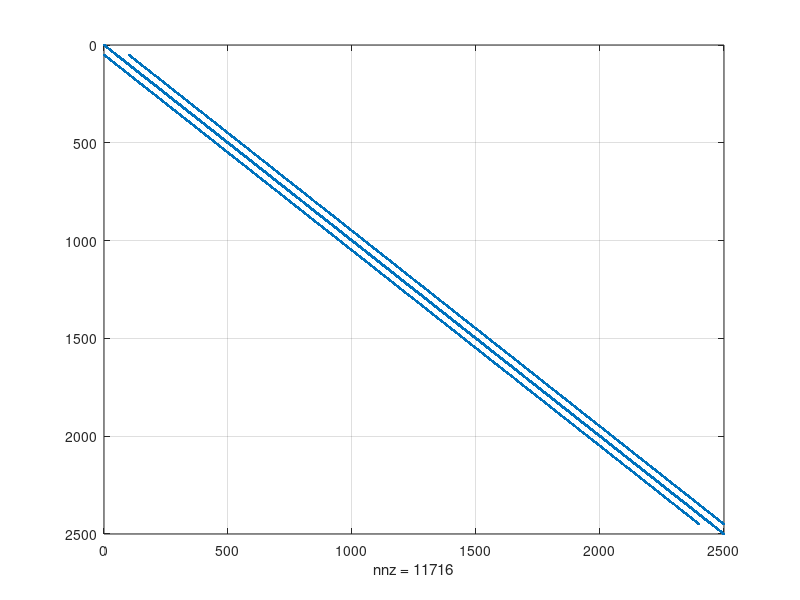
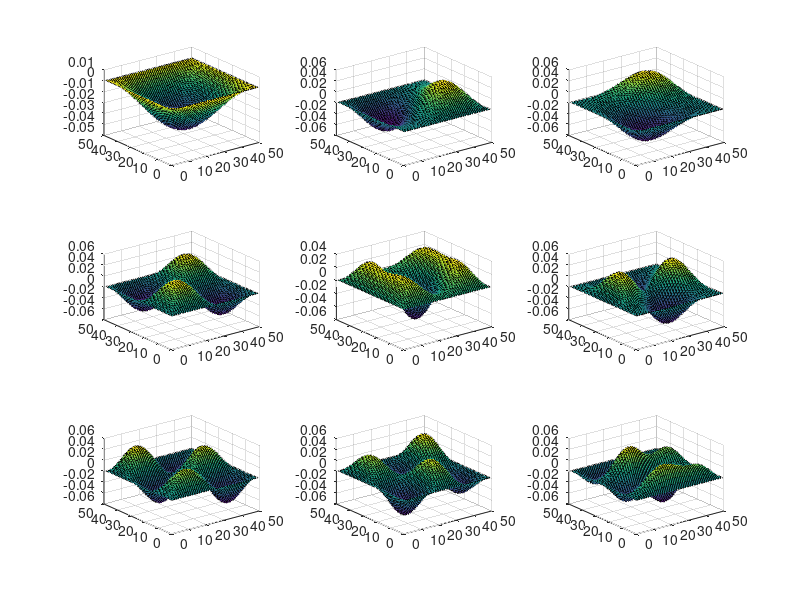

MATLAB code to generate these figures, in order:
%{
Author: Maharshi Gurjar 
ELEC 4700 - Finite Difference modeling of the harmonic wave equation in 2D
%}
clc; close all; clear;
set(0, 'DefaultFigureWindowStyle', 'docked')

nx = 50;
ny = 50;

M = sparse(nx*ny,nx*ny);

for i = 1:nx
    for j = 1:ny
        
        n = j + (i-1)*ny;
        
        if (i == 1 || i == nx ||j == 1 || j == ny)
            M(n,n) = 1;
        else
            M(n, n) = -4; % middle
            M(n, n+1) = 1; % left 
            M(n, n-1) = 1; % right 
            M(n, n+ny) = 1; % first
            M(n, n-ny) = 1; % last
        end
        
    end
    spy(M)
    pause(0.01)
end
figure(1) 
spy(M)
[E, D] = eigs(M, 9, 'SM');
grid on;

new = zeros(nx, ny, 9);
figure(2)
for m = 1:9
   new(:, :, m) = reshape(E(:, m), nx, ny);
   subplot(3, 3, m)
   surf(new(:, :, m))
end
grid on;
